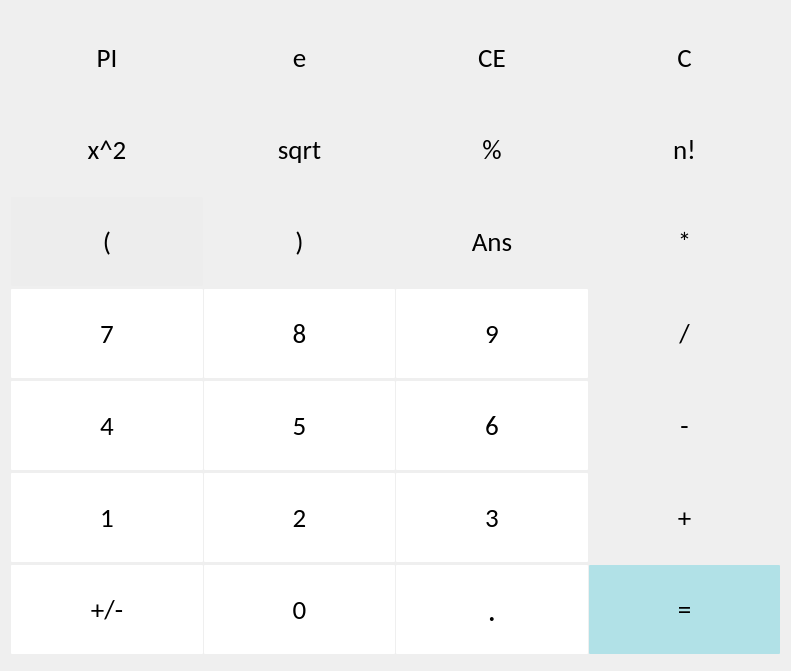
    <widget class="QWidget" name="layoutWidget_5">
     <property name="geometry">
      <rect>
       <x>160</x>
       <y>0</y>
       <width>791</width>
       <height>671</height>
      </rect>
     </property>
     <layout class="QGridLayout" name="gridLayout">
      <property name="spacing">
       <number>1</number>
      </property>
      <item row="2" column="0">
       <layout class="QHBoxLayout" name="horizontalLayout_6">
        <property name="spacing">
         <number>1</number>
        </property>
        <item>
         <widget class="QPushButton" name="Science_Button_Lbra">
          <property name="minimumSize">
           <size>
            <width>142</width>
            <height>89</height>
           </size>
          </property>
          <property name="font">
           <font>
            <family>Calibri</family>
            <pointsize>20</pointsize>
           </font>
          </property>
          <property name="styleSheet">
           <string notr="true">QPushButton { background-color: rgb(232,232,232,50); border-radius: 1px; color: rgb(0, 0, 0); color:black} QPushButton:hover { background-color: rgb(181, 181, 181,50); }
</string>
          </property>
          <property name="text">
           <string>(</string>
          </property>
          <property name="flat">
           <bool>true</bool>
          </property>
         </widget>
        </item>
        <item>
         <widget class="QPushButton" name="Science_Button_Rbra">
          <property name="minimumSize">
           <size>
            <width>142</width>
            <height>89</height>
           </size>
          </property>
          <property name="font">
           <font>
            <family>Calibri</family>
            <pointsize>20</pointsize>
           </font>
          </property>
          <property name="styleSheet">
           <string notr="true">QPushButton { background-color: rgb(232,232,232，50); border-radius: 1px; color: rgb(0, 0, 0); color:black} QPushButton:hover { background-color: rgb(181, 181, 181，50); }</string>
          </property>
          <property name="text">
           <string>)</string>
          </property>
          <property name="flat">
           <bool>true</bool>
          </property>
         </widget>
        </item>
        <item>
         <widget class="QPushButton" name="Science_Button_ans">
          <property name="minimumSize">
           <size>
            <width>142</width>
            <height>89</height>
           </size>
          </property>
          <property name="font">
           <font>
            <family>Calibri</family>
            <pointsize>20</pointsize>
           </font>
          </property>
          <property name="styleSheet">
           <string notr="true">QPushButton { background-color: rgb(232,232,232，50); border-radius: 1px; color: rgb(0, 0, 0); color:black} QPushButton:hover { background-color: rgb(181, 181, 181，50); }</string>
          </property>
          <property name="text">
           <string>Ans</string>
          </property>
          <property name="flat">
           <bool>true</bool>
          </property>
         </widget>
        </item>
        <item>
         <widget class="QPushButton" name="Science_Button_multi">
          <property name="minimumSize">
           <size>
            <width>142</width>
            <height>89</height>
           </size>
          </property>
          <property name="font">
           <font>
            <family>Calibri</family>
            <pointsize>20</pointsize>
           </font>
          </property>
          <property name="styleSheet">
           <string notr="true">QPushButton { background-color: rgb(232,232,232，50); border-radius: 1px; color: rgb(0, 0, 0); color:black} QPushButton:hover { background-color: rgb(181, 181, 181，50); }</string>
          </property>
          <property name="text">
           <string>*</string>
          </property>
          <property name="flat">
           <bool>true</bool>
          </property>
         </widget>
        </item>
       </layout>
      </item>
      <item row="3" column="0">
       <layout class="QHBoxLayout" name="horizontalLayout_7">
        <property name="spacing">
         <number>1</number>
        </property>
        <item>
         <widget class="QPushButton" name="Science_Button_7">
          <property name="minimumSize">
           <size>
            <width>142</width>
            <height>89</height>
           </size>
          </property>
          <property name="font">
           <font>
            <family>Calibri</family>
            <pointsize>20</pointsize>
           </font>
          </property>
          <property name="styleSheet">
           <string notr="true">QPushButton { background-color: rgb(255, 255, 255); border-radius: 1px; color: rgb(0, 0, 0); color:black} QPushButton:hover { background-color: rgb(181, 181, 181); }</string>
          </property>
          <property name="text">
           <string>7</string>
          </property>
          <property name="flat">
           <bool>true</bool>
          </property>
         </widget>
        </item>
        <item>
         <widget class="QPushButton" name="Science_Button_8">
          <property name="minimumSize">
           <size>
            <width>142</width>
            <height>89</height>
           </size>
          </property>
          <property name="font">
           <font>
            <family>Calibri</family>
            <pointsize>20</pointsize>
           </font>
          </property>
          <property name="styleSheet">
           <string notr="true">QPushButton { background-color: rgb(255, 255, 255); border-radius: 1px; color: rgb(0, 0, 0); color:black} QPushButton:hover { background-color: rgb(181, 181, 181); }</string>
          </property>
          <property name="text">
           <string>8</string>
          </property>
          <property name="flat">
           <bool>true</bool>
          </property>
         </widget>
        </item>
        <item>
         <widget class="QPushButton" name="Science_Button_9">
          <property name="minimumSize">
           <size>
            <width>142</width>
            <height>89</height>
           </size>
          </property>
          <property name="font">
           <font>
            <family>Calibri</family>
            <pointsize>20</pointsize>
           </font>
          </property>
          <property name="styleSheet">
           <string notr="true">QPushButton { background-color: rgb(255, 255, 255); border-radius: 1px; color: rgb(0, 0, 0); color:black} QPushButton:hover { background-color: rgb(181, 181, 181); }</string>
          </property>
          <property name="text">
           <string>9</string>
          </property>
          <property name="flat">
           <bool>true</bool>
          </property>
         </widget>
        </item>
        <item>
         <widget class="QPushButton" name="Science_Button_division">
          <property name="minimumSize">
           <size>
            <width>142</width>
            <height>89</height>
           </size>
          </property>
          <property name="font">
           <font>
            <family>Calibri</family>
            <pointsize>20</pointsize>
           </font>
          </property>
          <property name="styleSheet">
           <string notr="true">QPushButton { background-color: rgb(232,232,232，50); border-radius: 1px; color: rgb(0, 0, 0); color:black} QPushButton:hover { background-color: rgb(181, 181, 181，50); }</string>
          </property>
          <property name="text">
           <string>/</string>
          </property>
          <property name="flat">
           <bool>true</bool>
          </property>
         </widget>
        </item>
       </layout>
      </item>
      <item row="4" column="0">
       <layout class="QHBoxLayout" name="horizontalLayout_8">
        <property name="spacing">
         <number>1</number>
        </property>
        <item>
         <widget class="QPushButton" name="Science_Button_4">
          <property name="minimumSize">
           <size>
            <width>142</width>
            <height>89</height>
           </size>
          </property>
          <property name="font">
           <font>
            <family>Calibri</family>
            <pointsize>20</pointsize>
           </font>
          </property>
          <property name="styleSheet">
           <string notr="true">QPushButton { background-color: rgb(255, 255, 255); border-radius: 1px; color: rgb(0, 0, 0); color:black} QPushButton:hover { background-color: rgb(181, 181, 181); }</string>
          </property>
          <property name="text">
           <string>4</string>
          </property>
          <property name="flat">
           <bool>true</bool>
          </property>
         </widget>
        </item>
        <item>
         <widget class="QPushButton" name="Science_Button_5">
          <property name="minimumSize">
           <size>
            <width>142</width>
            <height>89</height>
           </size>
          </property>
          <property name="font">
           <font>
            <family>Calibri</family>
            <pointsize>20</pointsize>
           </font>
          </property>
          <property name="styleSheet">
           <string notr="true">QPushButton { background-color: rgb(255, 255, 255); border-radius: 1px; color: rgb(0, 0, 0); color:black} QPushButton:hover { background-color: rgb(181, 181, 181); }</string>
          </property>
          <property name="text">
           <string>5</string>
          </property>
          <property name="flat">
           <bool>true</bool>
          </property>
         </widget>
        </item>
        <item>
         <widget class="QPushButton" name="Science_Button_6">
          <property name="minimumSize">
           <size>
            <width>142</width>
            <height>89</height>
           </size>
          </property>
          <property name="font">
           <font>
            <family>Calibri</family>
            <pointsize>20</pointsize>
           </font>
          </property>
          <property name="styleSheet">
           <string notr="true">QPushButton { background-color: rgb(255, 255, 255); border-radius: 1px; color: rgb(0, 0, 0); color:black} QPushButton:hover { background-color: rgb(181, 181, 181); }</string>
          </property>
          <property name="text">
           <string>6</string>
          </property>
          <property name="flat">
           <bool>true</bool>
          </property>
         </widget>
        </item>
        <item>
         <widget class="QPushButton" name="Science_Button_minus">
          <property name="minimumSize">
           <size>
            <width>142</width>
            <height>89</height>
           </size>
          </property>
          <property name="font">
           <font>
            <family>Calibri</family>
            <pointsize>20</pointsize>
           </font>
          </property>
          <property name="styleSheet">
           <string notr="true">QPushButton { background-color: rgb(232,232,232，50); border-radius: 1px; color: rgb(0, 0, 0); color:black} QPushButton:hover { background-color: rgb(181, 181, 181，50); }</string>
          </property>
          <property name="text">
           <string>-</string>
          </property>
          <property name="flat">
           <bool>true</bool>
          </property>
         </widget>
        </item>
       </layout>
      </item>
      <item row="6" column="0">
       <layout class="QHBoxLayout" name="horizontalLayout_9">
        <property name="spacing">
         <number>1</number>
        </property>
        <item>
         <widget class="QPushButton" name="Science_Button_neg_pos">
          <property name="minimumSize">
           <size>
            <width>142</width>
            <height>89</height>
           </size>
          </property>
          <property name="font">
           <font>
            <family>Calibri</family>
            <pointsize>20</pointsize>
           </font>
          </property>
          <property name="styleSheet">
           <string notr="true">QPushButton { background-color: rgb(255, 255, 255); border-radius: 1px; color: rgb(0, 0, 0); color:black} QPushButton:hover { background-color: rgb(181, 181, 181); }</string>
          </property>
          <property name="text">
           <string>+/-</string>
          </property>
          <property name="flat">
           <bool>true</bool>
          </property>
         </widget>
        </item>
        <item>
         <widget class="QPushButton" name="Science_Button_0">
          <property name="minimumSize">
           <size>
            <width>142</width>
            <height>89</height>
           </size>
          </property>
          <property name="font">
           <font>
            <family>Calibri</family>
            <pointsize>20</pointsize>
           </font>
          </property>
          <property name="styleSheet">
           <string notr="true">QPushButton { background-color: rgb(255, 255, 255); border-radius: 1px; color: rgb(0, 0, 0); color:black} QPushButton:hover { background-color: rgb(181, 181, 181); }</string>
          </property>
          <property name="text">
           <string>0</string>
          </property>
          <property name="flat">
           <bool>true</bool>
          </property>
         </widget>
        </item>
        <item>
         <widget class="QPushButton" name="Science_Button_point">
          <property name="minimumSize">
           <size>
            <width>142</width>
            <height>89</height>
           </size>
          </property>
          <property name="font">
           <font>
            <family>Calibri</family>
            <pointsize>24</pointsize>
           </font>
          </property>
          <property name="styleSheet">
           <string notr="true">QPushButton { background-color: rgb(255, 255, 255); border-radius: 1px; color: rgb(0, 0, 0); color:black} QPushButton:hover { background-color: rgb(181, 181, 181); }</string>
          </property>
          <property name="text">
           <string>.</string>
          </property>
          <property name="flat">
           <bool>true</bool>
          </property>
         </widget>
        </item>
        <item>
         <widget class="QPushButton" name="Science_Button_equ">
          <property name="minimumSize">
           <size>
            <width>142</width>
            <height>89</height>
           </size>
          </property>
          <property name="font">
           <font>
            <family>Calibri</family>
            <pointsize>20</pointsize>
           </font>
          </property>
          <property name="styleSheet">
           <string notr="true">QPushButton { background-color: rgb(177, 225, 231); border-radius: 1px; color: rgb(0, 0, 0); color:black} QPushButton:hover { background-color: rgb(124, 224, 236); }</string>
          </property>
          <property name="text">
           <string>=</string>
          </property>
          <property name="flat">
           <bool>true</bool>
          </property>
         </widget>
        </item>
       </layout>
      </item>
      <item row="0" column="0">
       <layout class="QHBoxLayout" name="horizontalLayout_28">
        <property name="spacing">
         <number>1</number>
        </property>
        <item>
         <widget class="QPushButton" name="Science_Button_PI">
          <property name="minimumSize">
           <size>
            <width>142</width>
            <height>89</height>
           </size>
          </property>
          <property name="font">
           <font>
            <family>Calibri</family>
            <pointsize>20</pointsize>
           </font>
          </property>
          <property name="styleSheet">
           <string notr="true">QPushButton { background-color: rgb(232,232,232，50); border-radius: 1px; color: rgb(0, 0, 0); color:black} QPushButton:hover { background-color: rgb(181, 181, 181，50); }</string>
          </property>
          <property name="text">
           <string>PI</string>
          </property>
          <property name="flat">
           <bool>true</bool>
          </property>
         </widget>
        </item>
        <item>
         <widget class="QPushButton" name="Science_Button_e">
          <property name="minimumSize">
           <size>
            <width>142</width>
            <height>89</height>
           </size>
          </property>
          <property name="font">
           <font>
            <family>Calibri</family>
            <pointsize>20</pointsize>
           </font>
          </property>
          <property name="styleSheet">
           <string notr="true">QPushButton { background-color: rgb(232,232,232，50); border-radius: 1px; color: rgb(0, 0, 0); color:black} QPushButton:hover { background-color: rgb(181, 181, 181，50); }</string>
          </property>
          <property name="text">
           <string>e</string>
          </property>
          <property name="flat">
           <bool>true</bool>
          </property>
         </widget>
        </item>
        <item>
         <widget class="QPushButton" name="Science_Button_ce">
          <property name="minimumSize">
           <size>
            <width>142</width>
            <height>89</height>
           </size>
          </property>
          <property name="font">
           <font>
            <family>Calibri</family>
            <pointsize>20</pointsize>
           </font>
          </property>
          <property name="styleSheet">
           <string notr="true">QPushButton { background-color: rgb(232,232,232，50); border-radius: 1px; color: rgb(0, 0, 0); color:black} QPushButton:hover { background-color: rgb(181, 181, 181，50); }</string>
          </property>
          <property name="text">
           <string>CE</string>
          </property>
          <property name="flat">
           <bool>true</bool>
          </property>
         </widget>
        </item>
        <item>
         <widget class="QPushButton" name="Science_Button_c">
          <property name="minimumSize">
           <size>
            <width>142</width>
            <height>89</height>
           </size>
          </property>
          <property name="font">
           <font>
            <family>Calibri</family>
            <pointsize>20</pointsize>
           </font>
          </property>
          <property name="styleSheet">
           <string notr="true">QPushButton { background-color: rgb(232,232,232，50); border-radius: 1px; color: rgb(0, 0, 0); color:black} QPushButton:hover { background-color: rgb(181, 181, 181，50); }</string>
          </property>
          <property name="text">
           <string>C</string>
          </property>
          <property name="flat">
           <bool>true</bool>
          </property>
         </widget>
        </item>
       </layout>
      </item>
      <item row="1" column="0">
       <layout class="QHBoxLayout" name="horizontalLayout_10">
        <property name="spacing">
         <number>1</number>
        </property>
        <item>
         <widget class="QPushButton" name="Science_Button_square">
          <property name="minimumSize">
           <size>
            <width>142</width>
            <height>89</height>
           </size>
          </property>
          <property name="font">
           <font>
            <family>Calibri</family>
            <pointsize>20</pointsize>
           </font>
          </property>
          <property name="styleSheet">
           <string notr="true">QPushButton { background-color: rgb(232,232,232，50); border-radius: 1px; color: rgb(0, 0, 0); color:black} QPushButton:hover { background-color: rgb(181, 181, 181，50); }</string>
          </property>
          <property name="text">
           <string>x^2</string>
          </property>
         </widget>
        </item>
        <item>
         <widget class="QPushButton" name="Science_Button_sqrt">
          <property name="minimumSize">
           <size>
            <width>142</width>
            <height>89</height>
           </size>
          </property>
          <property name="font">
           <font>
            <family>Calibri</family>
            <pointsize>20</pointsize>
           </font>
          </property>
          <property name="styleSheet">
           <string notr="true">QPushButton { background-color: rgb(232,232,232，50); border-radius: 1px; color: rgb(0, 0, 0); color:black} QPushButton:hover { background-color: rgb(181, 181, 181，50); }</string>
          </property>
          <property name="text">
           <string>sqrt</string>
          </property>
          <property name="flat">
           <bool>true</bool>
          </property>
         </widget>
        </item>
        <item>
         <widget class="QPushButton" name="Science_Button_Mod">
          <property name="minimumSize">
           <size>
            <width>142</width>
            <height>89</height>
           </size>
          </property>
          <property name="font">
           <font>
            <family>Calibri</family>
            <pointsize>20</pointsize>
           </font>
          </property>
          <property name="styleSheet">
           <string notr="true">QPushButton { background-color: rgb(232,232,232，50); border-radius: 1px; color: rgb(0, 0, 0); color:black} QPushButton:hover { background-color: rgb(181, 181, 181，50); }</string>
          </property>
          <property name="text">
           <string>%</string>
          </property>
          <property name="flat">
           <bool>true</bool>
          </property>
         </widget>
        </item>
        <item>
         <widget class="QPushButton" name="Science_Button_factorial">
          <property name="minimumSize">
           <size>
            <width>142</width>
            <height>89</height>
           </size>
          </property>
          <property name="font">
           <font>
            <family>Calibri</family>
            <pointsize>20</pointsize>
           </font>
          </property>
          <property name="styleSheet">
           <string notr="true">QPushButton { background-color: rgb(232,232,232，50); border-radius: 1px; color: rgb(0, 0, 0); color:black} QPushButton:hover { background-color: rgb(181, 181, 181，50); }</string>
          </property>
          <property name="text">
           <string>n!</string>
          </property>
          <property name="flat">
           <bool>true</bool>
          </property>
         </widget>
        </item>
       </layout>
      </item>
      <item row="5" column="0">
       <layout class="QHBoxLayout" name="horizontalLayout_11">
        <property name="spacing">
         <number>1</number>
        </property>
        <item>
         <widget class="QPushButton" name="Science_Button_1">
          <property name="minimumSize">
           <size>
            <width>142</width>
            <height>89</height>
           </size>
          </property>
          <property name="font">
           <font>
            <family>Calibri</family>
            <pointsize>20</pointsize>
           </font>
          </property>
          <property name="styleSheet">
           <string notr="true">QPushButton { background-color: rgb(255, 255, 255); border-radius: 1px; color: rgb(0, 0, 0); color:black} QPushButton:hover { background-color: rgb(181, 181, 181); }</string>
          </property>
          <property name="text">
           <string>1</string>
          </property>
          <property name="flat">
           <bool>true</bool>
          </property>
         </widget>
        </item>
        <item>
         <widget class="QPushButton" name="Science_Button_2">
          <property name="minimumSize">
           <size>
            <width>142</width>
            <height>89</height>
           </size>
          </property>
          <property name="font">
           <font>
            <family>Calibri</family>
            <pointsize>20</pointsize>
           </font>
          </property>
          <property name="styleSheet">
           <string notr="true">QPushButton { background-color: rgb(255, 255, 255); border-radius: 1px; color: rgb(0, 0, 0); color:black} QPushButton:hover { background-color: rgb(181, 181, 181); }</string>
          </property>
          <property name="text">
           <string>2</string>
          </property>
          <property name="flat">
           <bool>true</bool>
          </property>
         </widget>
        </item>
        <item>
         <widget class="QPushButton" name="Science_Button_3">
          <property name="minimumSize">
           <size>
            <width>142</width>
            <height>89</height>
           </size>
          </property>
          <property name="font">
           <font>
            <family>Calibri</family>
            <pointsize>20</pointsize>
           </font>
          </property>
          <property name="styleSheet">
           <string notr="true">QPushButton { background-color: rgb(255, 255, 255); border-radius: 1px; color: rgb(0, 0, 0); color:black} QPushButton:hover { background-color: rgb(181, 181, 181); }</string>
          </property>
          <property name="text">
           <string>3</string>
          </property>
          <property name="flat">
           <bool>true</bool>
          </property>
         </widget>
        </item>
        <item>
         <widget class="QPushButton" name="Science_Button_plus">
          <property name="minimumSize">
           <size>
            <width>142</width>
            <height>89</height>
           </size>
          </property>
          <property name="font">
           <font>
            <family>Calibri</family>
            <pointsize>20</pointsize>
           </font>
          </property>
          <property name="styleSheet">
           <string notr="true">QPushButton { background-color: rgb(232,232,232，50); border-radius: 1px; color: rgb(0, 0, 0); color:black} QPushButton:hover { background-color: rgb(181, 181, 181，50); }</string>
          </property>
          <property name="text">
           <string>+</string>
          </property>
          <property name="flat">
           <bool>true</bool>
          </property>
         </widget>
        </item>
       </layout>
      </item>
     </layout>
    </widget>
